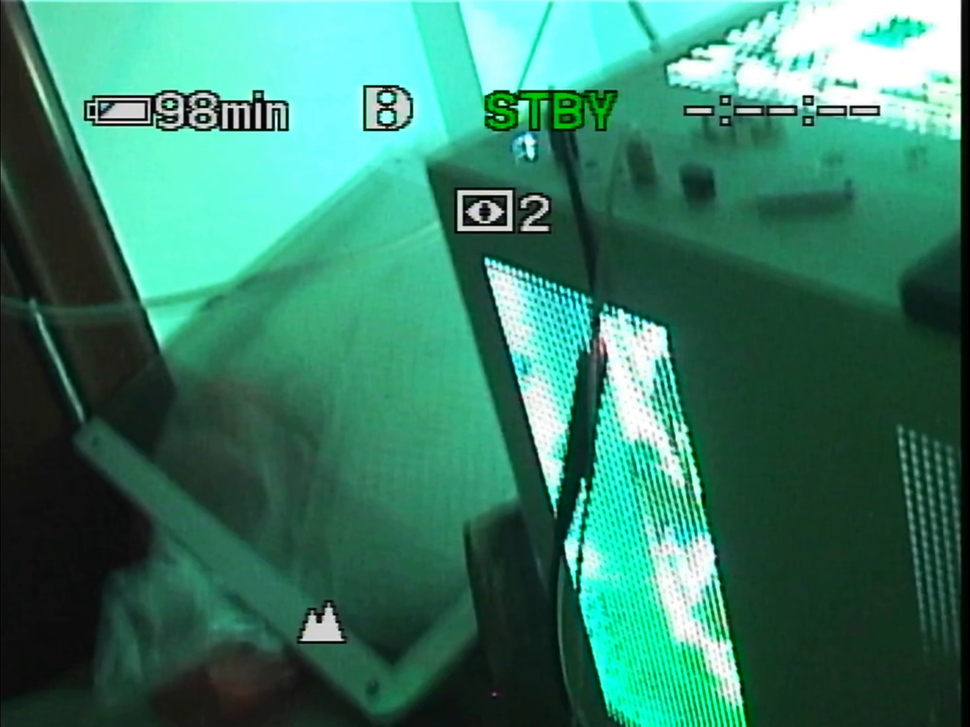
#> input picture tools/nightshot/ref_ns2_a.png, 970 x 727 px, shrunk from 1440 x 1080 before the run, found by its file name
$ python solve_display_ns2.py
#> lines starting #> are read from the running program, lines starting #| are printed output that depends on the picture
"""Re-solve the display projection from the two real NIGHTSHOT 2 frames the user supplied.

**Why the existing triple has to be re-solved rather than nudged.**  `monochrome_green` maps the mono signal onto the
display's primary ratios, and the triple currently in the code was solved from eight flat fields of the `10月13` clip:

    solved then      R/G 0.5434   B/G 0.8525      (10月13, NIGHTSHOT 1 material)
    the user's now   R/G 0.450    B/G 0.832       (two NIGHTSHOT 2 frames, native 1440x1080)

so the red channel is carrying **0.093 more than the target asks for**, which is the whole of the yellow-green cast:
measured hue medians are 156 and 154 degrees for the real frames against 161 for the render.

The solve is a ratio by construction -- `lum * w` then divided by `w @ LUMA` gives exactly `w` as the output's channel
ratios -- so the new triple is the target itself, and the divisor is only there to keep the level.
"""
import sys

import numpy as np
from PIL import Image

sys.path.insert(0, '.')
sys.path.insert(0, 'tools')
LUMA = np.array([0.299, 0.587, 0.114], np.float32)


def chan_means(path, margin=0.02):
    """Channel means over the picture only, with the OSD band and the letterbox border removed.

    **The OSD has to be excluded or it solves the triple against itself.**  A NIGHTSHOT frame carries `STBY`, a battery
    indicator, the mode glyph and a running clock, all in **neutral white and a saturated green** -- so including them
    drags the measured R/G toward white's 1.0 and biases the very ratio being solved.  The band is the top ~14% and the
    glyph sits mid-frame; a central crop avoids both and is what a viewer judges the colour on anyway.
    """
#> called with path = 'tools/nightshot/ref_ns2_a.png', margin = 0.02
    a = np.asarray(Image.open(path).convert('RGB'), np.float32) / 255.0
    h, w = a.shape[:2]
#> h = 727; w = 970
    b = a[int(h * 0.18):int(h * 0.94), int(w * (margin + 0.06)):int(w * (1.0 - margin - 0.06))]
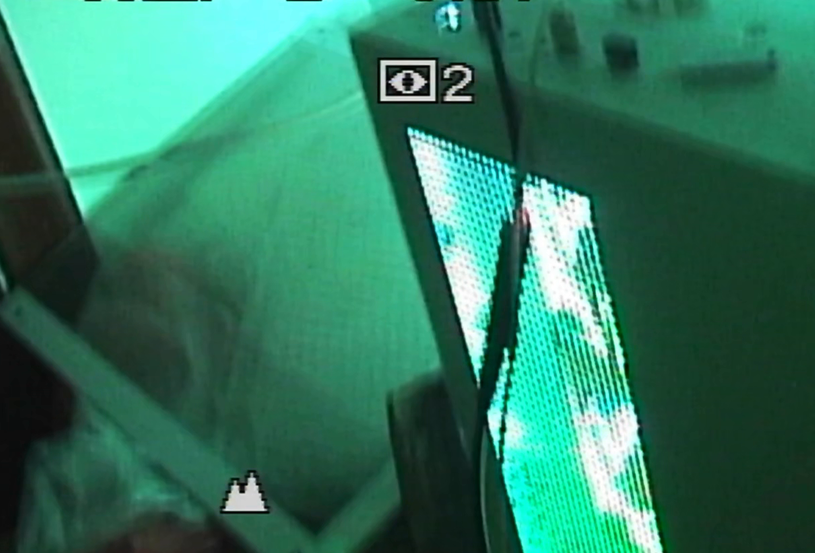
#> b: shape (553, 815, 3) float32; mean R, G, B 0.194, 0.474, 0.378
    r, g, bb = (float(b[..., i].mean()) for i in range(3))
#> r = 0.194; g = 0.474; bb = 0.378
    return r, g, bb, b


rows = []
for p in ('tools/nightshot/ref_ns2_a.png', 'tools/nightshot/ref_ns2_b.png'):
    r, g, b, patch = chan_means(p)
#> r = 0.194; g = 0.474; b = 0.378
    rows.append((r / g, b / g))
    print('%-34s central crop R/G %.4f  B/G %.4f   (mean level %.4f)'
          % (p.split('/')[-1], r / g, b / g, float(np.clip(patch @ LUMA, 0, 1).mean())))
#| ref_ns2_a.png                      central crop R/G 0.4097  B/G 0.7971   (mean level 0.3791)
#> pass 2 of the loop `for p in ('tools/nightshot/ref_ns2_a.png', 'tools/nightshot/ref_ns2_b...`:
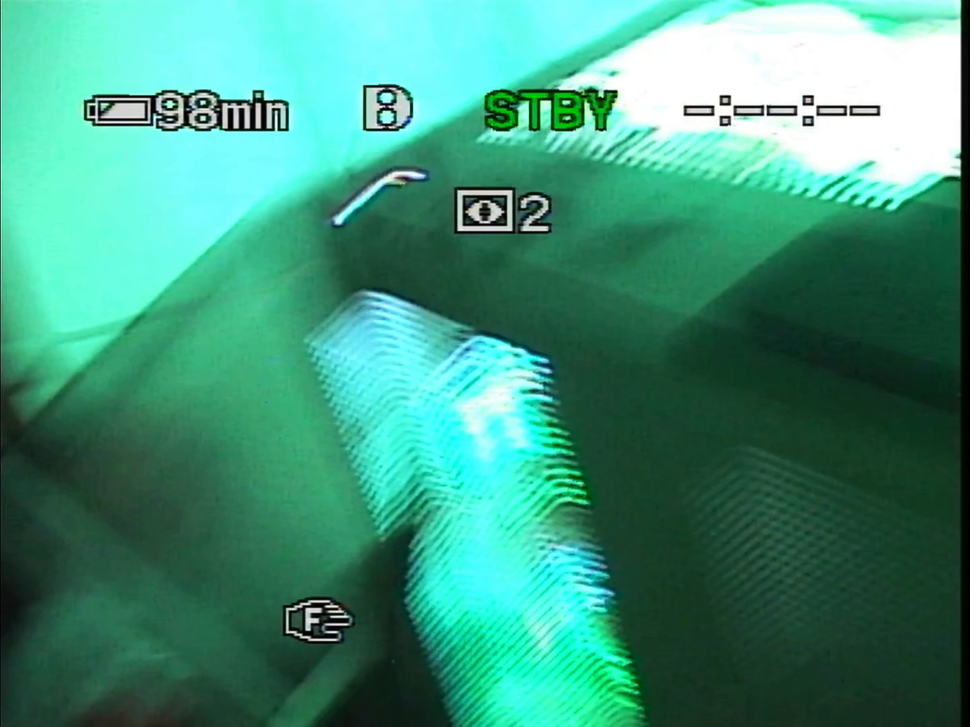
#> input picture tools/nightshot/ref_ns2_b.png, 970 x 727 px, shrunk from 1440 x 1080 before the run, found by its file name
#> in chan_means (call 2), `b = a[int(h * 0.18):int(h * 0.94), int(w * (margin + 0.06)):int(w * (1..`:
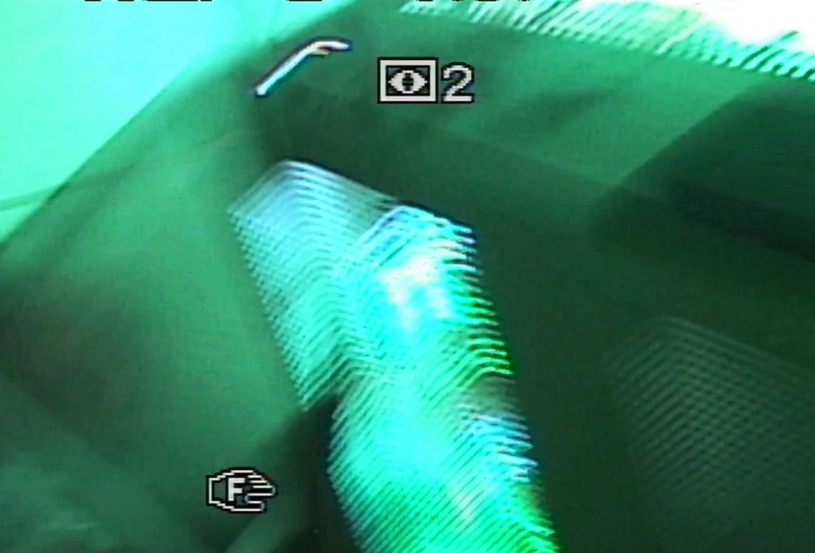
#> b: shape (553, 815, 3) float32; mean R, G, B 0.2, 0.542, 0.436
#> in chan_means (call 2), `r, g, bb = (float(b[..., i].mean()) for i in range(3))`: r = 0.2; g = 0.542; bb = 0.436
#> `r, g, b, patch = chan_means(p)`: r = 0.2; g = 0.542; b = 0.436
#| ref_ns2_b.png                      central crop R/G 0.3689  B/G 0.8048   (mean level 0.4275)

rg = float(np.mean([x[0] for x in rows]))
#> rg = 0.389
bg = float(np.mean([x[1] for x in rows]))
#> bg = 0.801
print()
print('  the target the display has to project:  R/G %.4f   B/G %.4f' % (rg, bg))
#|   the target the display has to project:  R/G 0.3893   B/G 0.8009
old = np.array([0.5434, 1.0, 0.8525], np.float32)
print('  the triple in the code now:             R/G %.4f   B/G %.4f' % (old[0], old[2]))
print('  -> the red channel is %.4f too high, the blue %.4f' % (old[0] - rg, old[2] - bg))
#|   -> the red channel is 0.1541 too high, the blue 0.0516
print()

#: the projection is `lum * w` normalised by `w @ LUMA`, so the OUTPUT's ratios are `w` itself
new = np.array([rg, 1.0, bg], np.float32)
#> new = [0.389, 1, 0.801]
norm = new / float(new @ LUMA)
#> norm = [0.49, 1.26, 1.01]
print('  the new triple               [%.4f, %.4f, %.4f]' % tuple(new))
#|   the new triple               [0.3893, 1.0000, 0.8009]
print('  after the level normalisation [%.4f, %.4f, %.4f]' % tuple(norm))
#|   after the level normalisation [0.4899, 1.2583, 1.0078]
print('  and its ratios, which is what the picture shows: R/G %.4f  B/G %.4f'
      % (norm[0] / norm[1], norm[2] / norm[1]))
#|   and its ratios, which is what the picture shows: R/G 0.3893  B/G 0.8009
print()
import colorsys
for tag, w in (('old', old), ('new', new)):
    h, s, v = colorsys.rgb_to_hsv(*(w / w.max()))
    print('  %s triple -> hue %.1f deg, saturation %.3f' % (tag, h * 360, s))
#> this loop made 2 passes
#> (tag, w, h, s, v) on passes 1 to 2: ('old', [0.543, 1, 0.853], 0.446, 0.457, 1), ('new', [0.389, 1, 0.801], 0.446, 0.611, 1)
#|   old triple -> hue 160.6 deg, saturation 0.457
#|   new triple -> hue 160.4 deg, saturation 0.611
